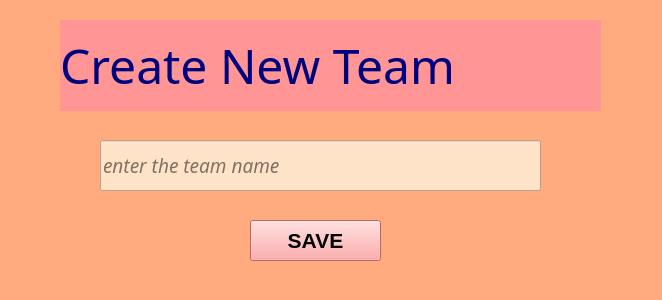
<?xml version="1.0" encoding="UTF-8"?>
<ui version="4.0">
 <class>Create</class>
 <widget class="QMainWindow" name="Create">
  <property name="windowModality">
   <enum>Qt::NonModal</enum>
  </property>
  <property name="geometry">
   <rect>
    <x>0</x>
    <y>0</y>
    <width>662</width>
    <height>300</height>
   </rect>
  </property>
  <property name="focusPolicy">
   <enum>Qt::StrongFocus</enum>
  </property>
  <property name="windowTitle">
   <string>Create</string>
  </property>
  <property name="styleSheet">
   <string notr="true">background-color: rgb(255, 170, 127);</string>
  </property>
  <widget class="QWidget" name="centralwidget">
   <widget class="QLineEdit" name="Team_name">
    <property name="enabled">
     <bool>true</bool>
    </property>
    <property name="geometry">
     <rect>
      <x>100</x>
      <y>140</y>
      <width>441</width>
      <height>51</height>
     </rect>
    </property>
    <property name="font">
     <font>
      <family>Aparajita</family>
      <pointsize>14</pointsize>
      <weight>50</weight>
      <italic>true</italic>
      <bold>false</bold>
     </font>
    </property>
    <property name="autoFillBackground">
     <bool>false</bool>
    </property>
    <property name="styleSheet">
     <string notr="true">background-color: rgb(255, 227, 200);</string>
    </property>
    <property name="text">
     <string/>
    </property>
    <property name="placeholderText">
     <string>enter the team name</string>
    </property>
   </widget>
   <widget class="QPushButton" name="save_name">
    <property name="geometry">
     <rect>
      <x>250</x>
      <y>220</y>
      <width>131</width>
      <height>41</height>
     </rect>
    </property>
    <property name="font">
     <font>
      <pointsize>16</pointsize>
      <weight>75</weight>
      <bold>true</bold>
     </font>
    </property>
    <property name="styleSheet">
     <string notr="true">background-color: rgb(255, 147, 147);</string>
    </property>
    <property name="text">
     <string>SAVE</string>
    </property>
   </widget>
   <widget class="QLabel" name="label">
    <property name="geometry">
     <rect>
      <x>60</x>
      <y>20</y>
      <width>541</width>
      <height>91</height>
     </rect>
    </property>
    <property name="font">
     <font>
      <family>Algerian</family>
      <pointsize>36</pointsize>
     </font>
    </property>
    <property name="styleSheet">
     <string notr="true">background-color: rgb(255, 149, 149);
color: rgb(0, 0, 127);
</string>
    </property>
    <property name="text">
     <string>Create New Team</string>
    </property>
   </widget>
  </widget>
 </widget>
 <resources/>
 <connections/>
</ui>
